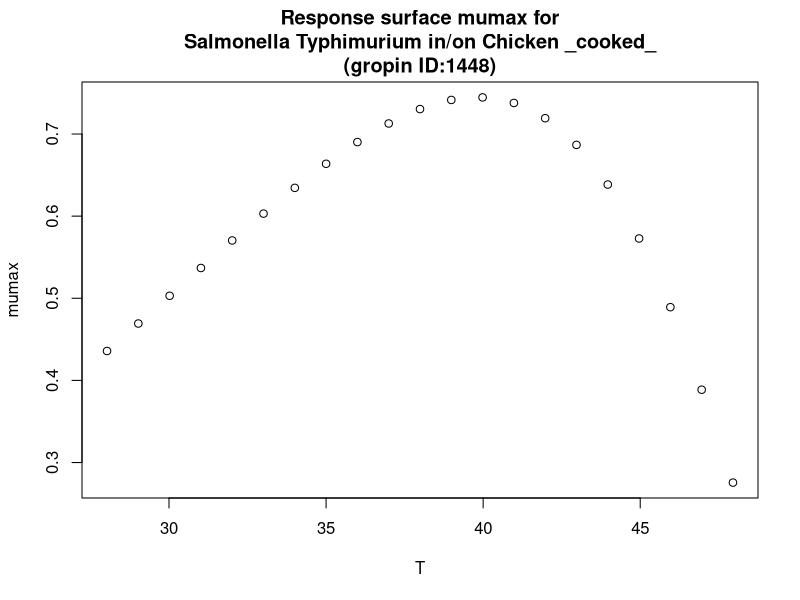

R code for this plot:
#############################
# start of Parameter script
#############################
T <- seq(28.028,47.952047952048,length.out=21)
#############################
# end of Parameter script
#############################
############################# 
# start of Model script Gropin ID 1448 
#############################
 
# constant coefficients for this model
 
variables <- data.frame(T)
argumentsPar <- expand.grid(variables)
 
# heart of the model
response_surface <- function(T) {
   mumax <-(0.02771*(T-3.797)*(1-exp(0.1769*(T-51.12))))^2

return(mumax=mumax)
} 

# output parameters
responseSurface <- cbind(argumentsPar,response_surface(argumentsPar['T']))
colnames(responseSurface) <- c(colnames(argumentsPar),'mumax')
#############################
# End of Model script
#############################
############################# 
# start of Visualisation script Gropin ID 1448 
#############################
plot(T,responseSurface$'mumax',xlab='T',
                          ylab='mumax',main='Response surface mumax for
Salmonella Typhimurium in/on Chicken _cooked_
(gropin ID:1448)')
#############################
# End of Visualisation script
#############################
